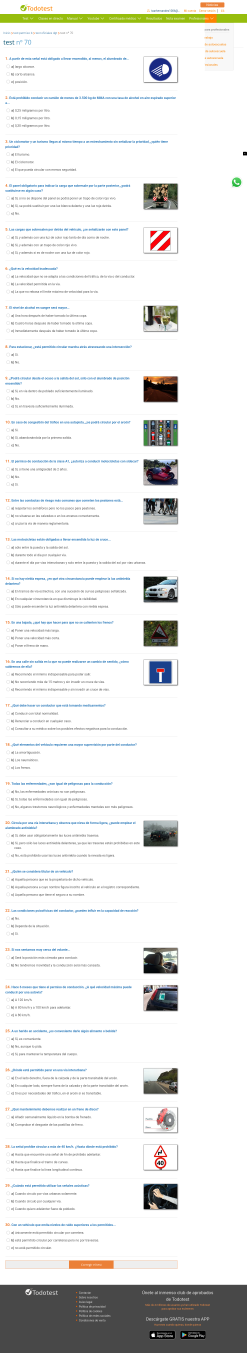
#> input picture img/test70.png, 1233 x 6763 px (shown at 1/5 size)
$ python -i procesar_capturas.py   (imports and definitions only)
#> lines starting #> are read from the running program, lines starting #| are printed output that depends on the picture; after the words box and inside, x2 and y2 are one past the last pixel; in counts of white or black regions, pixels touching at a corner belong together
#> further down, picture is the input picture: shape (6763, 1233, 3); mean B, G, R 234.5, 235.2, 234.7
import os
import re
import json
import glob
import argparse
import cv2
import numpy as np
from rapidocr_onnxruntime import RapidOCR

BASE_DIR = os.path.dirname(os.path.abspath(__file__))
CARPETA_CAPTURAS_DEFAULT = os.path.join(BASE_DIR, "capturas_largas", "capturas")
CARPETA_IMG = os.path.join(BASE_DIR, "img")
CARPETA_DATA = os.path.join(BASE_DIR, "data")

MAX_PREGUNTAS = 30
ANCHO_REF = 1233          # ancho de las capturas con las que se calibraron los tamaños
UMBRAL_VERDE = 25         # píxeles verdes mínimos para dar una opción por correcta

_RADIO = r"[Oo0Q\(\)\[\]•·©@®◎○●¢]"   # lo que el OCR suele devolver para el círculo del radio-button
PATRON_OPCION = re.compile(rf"^(?:{_RADIO}\s*)?([abcABC])[\)\.]\s*(.*)")
PATRON_OPCION_SOLA = re.compile(rf"^(?:{_RADIO}\s*)?([abcABC])[\)\.]?$")

# Textos de la interfaz que NO forman parte de la pregunta. Se comparan por prefijo, así que
# "Explicación básica", "Explicación premium...", "Ver esquemas", "Corregir el test"... también cortan.
PATRON_UI_CORTE = re.compile(
    r"^(?:ayuda|explicaci.{1,2}n|ocultar|ver\s+esquemas|corregir\s+el\s+test|repetir\s+test|m[aá]s\s+dudas)(?!\w)",
    re.IGNORECASE,
)

# Número de pregunta: "12." / "12)" / "12 ¿Qué..." / "12" suelto.
# Exige puntuación (o mayúscula/¿ detrás) para NO confundir "4 fallos" del banner con la pregunta 4,
# y rechaza "3.500 kg" (punto seguido de dígito).
PATRON_NUM_CON_PUNTO = re.compile(r"^(\d{1,2})\s*[\.\)\-:](?!\d)\s*(.*)$")
PATRON_NUM_CON_ESPACIO = re.compile(r"^(\d{1,2})\s+([¿¡A-ZÁÉÍÓÚÑ].*)$")
PATRON_NUM_SOLO = re.compile(r"^(\d{1,2})\s*[\.\)]?$")


# [11 lines left out: function detectar_numero_pregunta, not called in this run]


# ------------------------------------------------------------------ signo "¿"
# El modelo de RapidOCR por defecto (chino/inglés) no tiene "¿" en su diccionario, así que NUNCA lo
# devuelve. Lo reconstruimos a partir del "?" final y de la estructura típica de las preguntas DGT.
_INTERROG = (
    r"(?:(?:en|a|de|con|para|por|sobre|hasta|desde)\s+)?"
    r"(?:qué|cuál(?:es)?|cuándo|dónde|cómo|quién(?:es)?|cuánt[oa]s?)(?!\w)"
)
_RE_INTERROG_ACENTUADA = re.compile(_INTERROG, re.IGNORECASE)
# primera palabra típica de una pregunta de sí/no: "¿Podrá circular...?", "¿Se podrá...?", "¿Es...?"
_VERBOS_INICIO = {
    "es", "son", "está", "están", "puede", "pueden", "podrá", "podrán", "podría", "podemos",
    "debe", "deben", "hay", "se", "existe", "afecta", "influye", "tiene", "tienen", "estará",
    "será", "serán", "autoriza", "permite", "obliga", "implica", "supone",
}


# [224 lines left out: functions _limpiar_basura_apertura, restaurar_signos_interrogacion, ordenar_en_lineas, escanear_ocr_completo, _cadena_creciente, localizar_anclas_y_columnas and 1 more, not called in this run]


def detectar_miniaturas(img_bgr, x_min_frac=0.45):
    """Localiza TODAS las miniaturas de la página por su contorno (no por cuánto blanco tengan).

    Las miniaturas de Todotest tienen un tamaño casi fijo (~179x137 px en capturas de 1233 px de ancho) y
    un marco gris de 1 px, así que se detectan como contornos externos de ese tamaño en la mitad derecha.
    Las barras verdes de respuesta (muy anchas y bajas) y los textos (glifos pequeños) quedan fuera por tamaño.
    Antes se descartaba cualquier recorte con >72 % de píxeles blancos, lo que eliminaba señales y
    esquemas con fondo blanco (p. ej. P1, P5, P27, P28 de test70 y P2, P8 de test81).
    """
#> called with x_min_frac = 0.45
    h, w = img_bgr.shape[:2]
#> h = 6763; w = 1233
    esc = w / ANCHO_REF
#> esc = 1
    x0 = int(w * x_min_frac)
#> x0 = 554
    gris = cv2.cvtColor(img_bgr[:, x0:], cv2.COLOR_BGR2GRAY)
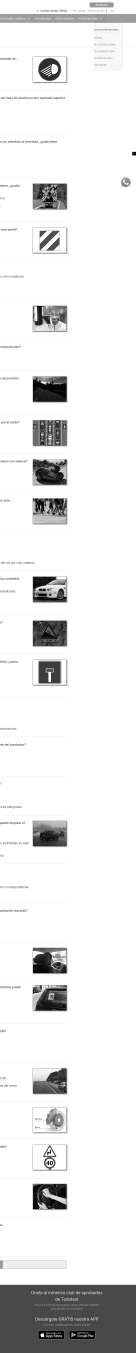
#> gris: shape (6763, 679) (shown at 1/5 size); min 0, max 255, mean 232.6
    mascara = (gris < 243).astype(np.uint8) * 255
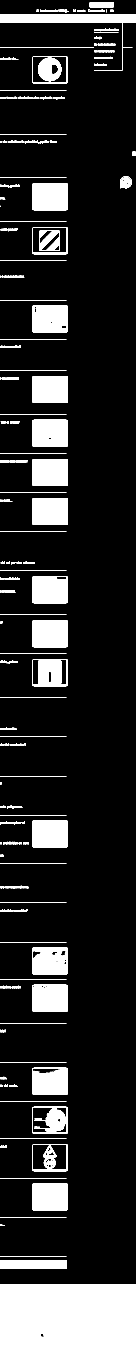
#> mascara: shape (6763, 679) (shown at 1/5 size); 14.6% white; 517 white regions (103 under 20 px), largest, box (x1, y1, x2, y2) and area: (0, 6424, 679, 6763) 229598, (0, 70, 679, 352) 30417, (162, 4102, 339, 4237) 23819
    mascara = cv2.dilate(mascara, np.ones((3, 3), np.uint8))
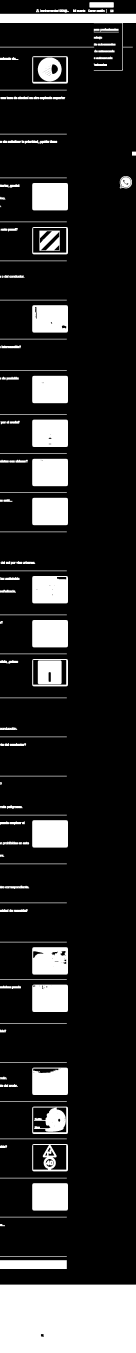
#> mascara: shape (6763, 679) (shown at 1/5 size); 16.1% white; 161 white regions (2 under 20 px)
    contornos, _ = cv2.findContours(mascara, cv2.RETR_EXTERNAL, cv2.CHAIN_APPROX_SIMPLE)
#> contornos = 158 contours, 3 with area under 20; largest, box (x1, y1, x2, y2) and area: (0, 6423, 679, 6763) 229842, (0, 69, 679, 353) 31518, (161, 5916, 340, 6053) 24140, (161, 5720, 340, 5857) 24140, (161, 5533, 340, 5670) 24140

    minis = []
    for c in contornos:
        x, y, bw, bh = cv2.boundingRect(c)
        if (90 * esc <= bw <= 330 * esc and 60 * esc <= bh <= 330 * esc
                and 0.6 <= bw / bh <= 2.6):
            minis.append((x + x0, y, bw, bh))
#> this loop made 158 passes
#> (x, y, bw, bh) on passes 4, 6, 8: (0, 6120, 25, 11), (161, 5916, 179, 137), (0, 5726, 36, 14)
#> after the loop, minis = 18 items, first 6: (715, 5916, 179, 137), (715, 5720, 179, 137), (715, 5533, 179, 137), (715, 5338, 179, 137), (715, 4923, 179, 137), (715, 4736, 179, 137)
    return sorted(minis, key=lambda b: b[1])


# [384 lines left out: functions asignar_miniaturas, guardar_miniatura, medir_verde_opcion, construir_pregunta_desde_cajas, reescanear_bloque_individual, rutas_json_test and 5 more, not called in this run]


# [28 lines not run here, left out]

>>> import cv2
>>> picture = cv2.imread('img/test70.png')
>>> result = detectar_miniaturas(picture)
#> result = 18 items, first 6: (715, 281, 179, 137), (715, 915, 179, 137), (715, 1135, 179, 137), (715, 1526, 179, 137), (715, 1879, 179, 137), (715, 2098, 179, 137)
